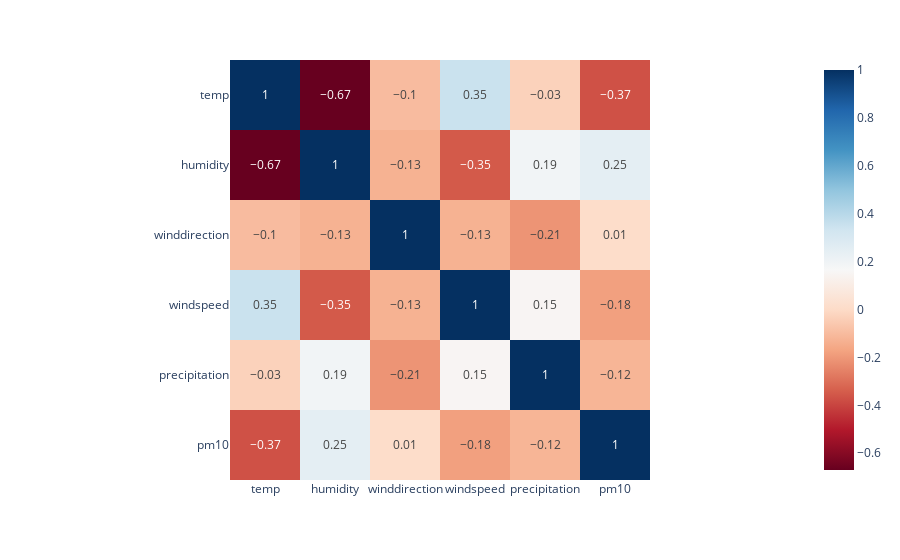

Notebook source saved alongside this figure:
### Code cell
correlation_march_df = correlation_march_df.loc[384:720]
px.imshow(correlation_march_df.corr().round(2), text_auto=True, color_continuous_scale="RdBu")

### Figure 1 — Plotly figure (JSON) as saved in the notebook; plotly's stock layout.template omitted (floating-point values rounded to 4 significant figures)
{"data": [{"coloraxis": "coloraxis", "hovertemplate": "x: %{x}<br>y: %{y}<br>color: %{z}<extra></extra>", "name": "0", "texttemplate": "%{z}", "type": "heatmap", "x": ["temp", "humidity", "winddirection", "windspeed", "precipitation", "pm10"], "xaxis": "x", "y": ["temp", "humidity", "winddirection", "windspeed", "precipitation", "pm10"], "yaxis": "y", "z": [[1, -0.67, -0.1, 0.35, -0.03, -0.37], [-0.67, 1, -0.13, -0.35, 0.19, 0.25], [-0.1, -0.13, 1, -0.13, -0.21, 0.01], [0.35, -0.35, -0.13, 1, 0.15, -0.18], [-0.03, 0.19, -0.21, 0.15, 1, -0.12], [-0.37, 0.25, 0.01, -0.18, -0.12, 1]]}], "layout": {"coloraxis": {"colorscale": [[0, "rgb(103,0,31)"], [0.1, "rgb(178,24,43)"], [0.2, "rgb(214,96,77)"], [0.3, "rgb(244,165,130)"], [0.4, "rgb(253,219,199)"], [0.5, "rgb(247,247,247)"], [0.6, "rgb(209,229,240)"], [0.7, "rgb(146,197,222)"], [0.8, "rgb(67,147,195)"], [0.9, "rgb(33,102,172)"], [1, "rgb(5,48,97)"]]}, "margin": {"t": 60}, "xaxis": {"anchor": "y", "constrain": "domain", "domain": [0, 1], "scaleanchor": "y"}, "yaxis": {"anchor": "x", "autorange": "reversed", "constrain": "domain", "domain": [0, 1]}}}
